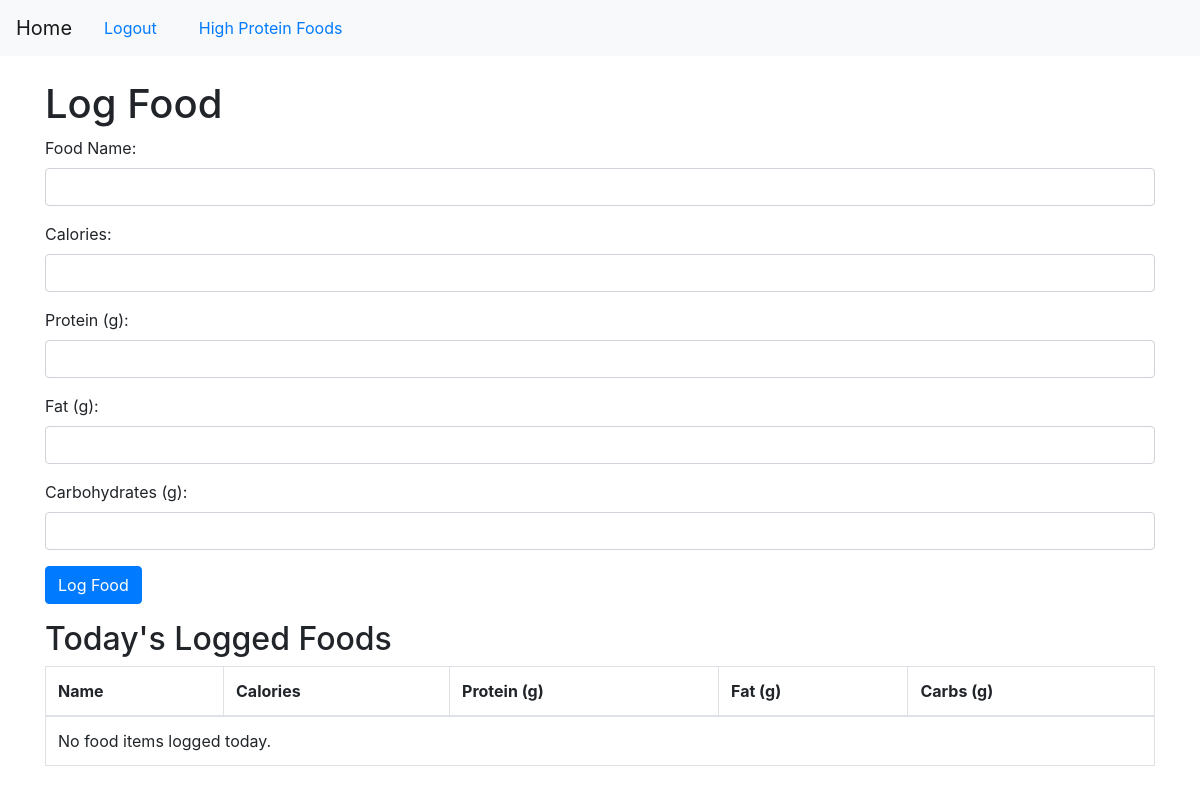
The app's page /log_food (signed in), older data.
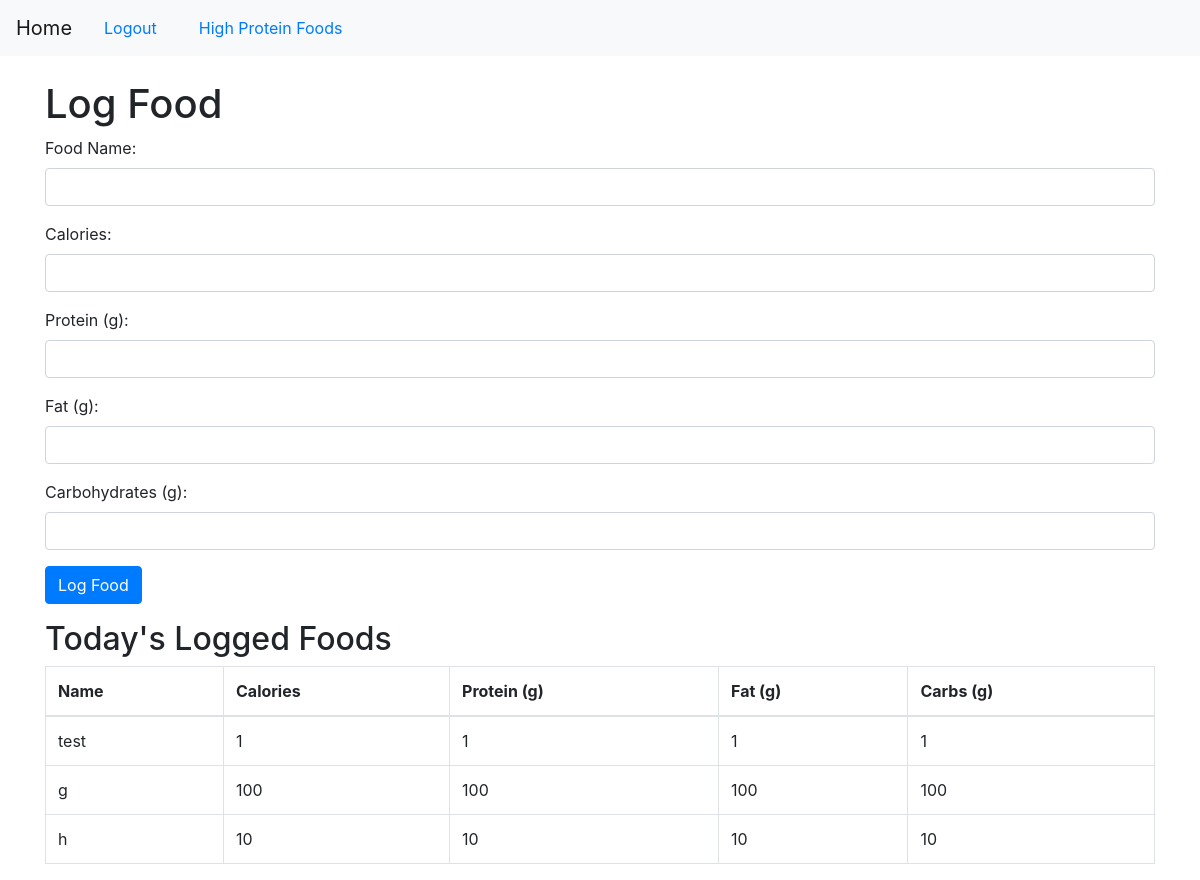
The same page, newer data.
### app/models.py (models this page shows)
class FoodEntry(db.Model):
    id = db.Column(db.Integer, primary_key=True)
    user_id = db.Column(db.Integer, db.ForeignKey('user.id'), nullable=False)
    date = db.Column(db.Date, default=datetime.utcnow)
    name = db.Column(db.String(100), nullable=False)
    calories = db.Column(db.Integer, nullable=False)
    protein = db.Column(db.Integer, nullable=False)
    fat = db.Column(db.Integer, nullable=False)
    carbs = db.Column(db.Integer, nullable=False)

### app/routes.py (the view, shortened to what this page needs)
@bp.route('/log_food', methods=['GET', 'POST'])
@login_required
def log_food():
    today = datetime.utcnow().date()
    food_entries_today = FoodEntry.query.filter_by(user_id=current_user.id, date=today).all()
    return render_template('log_food.html', food_entries=food_entries_today)

### app/__init__.py (called while the page is built)
def create_app():
    app = Flask(__name__)
    app.config['SECRET_KEY'] = 'your_secret_key'
    app.config['SQLALCHEMY_DATABASE_URI'] = 'sqlite:///site.db'
    app.config['SQLALCHEMY_TRACK_MODIFICATIONS'] = False
    db.init_app(app)
    migrate.init_app(app, db)
    login_manager.init_app(app)
    from app.routes import bp  # Import the Blueprint
    app.register_blueprint(bp)
    @login_manager.user_loader
    def load_user(user_id):
        from app.models import User
        return User.query.get(int(user_id))
    return app

### app/templates/log_food.html (shortened to what this page needs)
{% extends "base.html" %}
{% block content %}
<h1>Log Food</h1>
<form method="POST" action="{{ url_for('main.log_food') }}">
    <div class="form-group">
        <label for="name">Food Name:</label>
        <input type="text" id="name" name="name" class="form-control" required>
    </div>
    <div class="form-group">
        <label for="calories">Calories:</label>
        <input type="number" id="calories" name="calories" class="form-control" required>
    </div>
    <div class="form-group">
        <label for="protein">Protein (g):</label>
        <input type="number" id="protein" name="protein" class="form-control" required>
    </div>
    <div class="form-group">
        <label for="fat">Fat (g):</label>
        <input type="number" id="fat" name="fat" class="form-control" required>
    </div>
    <div class="form-group">
        <label for="carbs">Carbohydrates (g):</label>
        <input type="number" id="carbs" name="carbs" class="form-control" required>
    </div>
    <div class="form-group">
        <input type="submit" value="Log Food" class="btn btn-primary">
    </div>
</form>
<h2>Today's Logged Foods</h2>
<table class="table table-bordered">
    <thead>
        <tr>
            <th>Name</th>
            <th>Calories</th>
            <th>Protein (g)</th>
            <th>Fat (g)</th>
            <th>Carbs (g)</th>
        </tr>
    </thead>
    <tbody>
        {% for entry in food_entries %}
        <tr>
            <td>{{ entry.name }}</td>
            <td>{{ entry.calories }}</td>
            <td>{{ entry.protein }}</td>
            <td>{{ entry.fat }}</td>
            <td>{{ entry.carbs }}</td>
        </tr>
        {% else %}
        <tr>
            <td colspan="5">No food items logged today.</td>
        </tr>
        {% endfor %}
    </tbody>
</table>
{% endblock %}

Row changes from the older to the newer data that the page shows:
added FoodEntry: name "test", calories "1", protein "1", fat "1", carbs "1"
added FoodEntry: name "g", calories "100", protein "100", fat "100", carbs "100"
added FoodEntry: name "h", calories "10", protein "10", fat "10", carbs "10"
Text that changed along with them:
text no longer shown: "No food items logged today."
